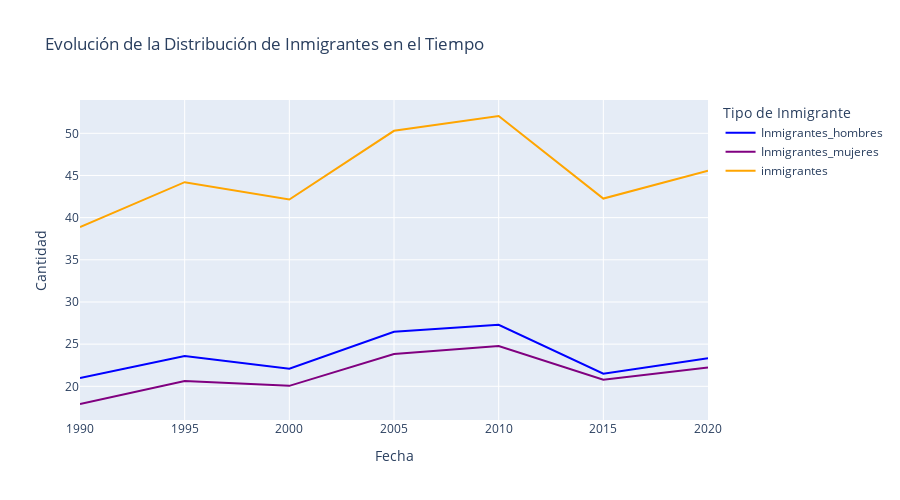

Write notebook code for a chart like this one.
### Code cell
import plotly.express as px

# Supongamos que tu DataFrame se llama df

# Crear el gráfico de líneas
fig_line = px.line(dataframe, x='Fecha', y=['Inmigrantes_hombres', 'Inmigrantes_mujeres', 'inmigrantes'],
                   color_discrete_sequence=['blue', 'purple', 'orange'],
                   title='Evolución de la Distribución de Inmigrantes en el Tiempo',
                   labels={'value': 'Cantidad', 'variable': 'Tipo de Inmigrante'},
                   height=500)

# Mostrar el gráfico
fig_line.show()

### Figure 1 — Plotly figure (JSON) as saved in the notebook; plotly's stock layout.template omitted (floating-point values rounded to 4 significant figures)
{"data": [{"hovertemplate": "Tipo de Inmigrante=Inmigrantes_hombres<br>Fecha=%{x}<br>Cantidad=%{y}<extra></extra>", "legendgroup": "Inmigrantes_hombres", "line": {"color": "blue", "dash": "solid"}, "marker": {"symbol": "circle"}, "mode": "lines", "name": "Inmigrantes_hombres", "orientation": "v", "showlegend": true, "type": "scatter", "x": [2020, 2015, 2010, 2005, 2000, 1995, 1990], "xaxis": "x", "y": [23.33, 21.48, 27.29, 26.47, 22.09, 23.59, 20.99], "yaxis": "y"}, {"hovertemplate": "Tipo de Inmigrante=Inmigrantes_mujeres<br>Fecha=%{x}<br>Cantidad=%{y}<extra></extra>", "legendgroup": "Inmigrantes_mujeres", "line": {"color": "purple", "dash": "solid"}, "marker": {"symbol": "circle"}, "mode": "lines", "name": "Inmigrantes_mujeres", "orientation": "v", "showlegend": true, "type": "scatter", "x": [2020, 2015, 2010, 2005, 2000, 1995, 1990], "xaxis": "x", "y": [22.24, 20.78, 24.77, 23.83, 20.05, 20.62, 17.9], "yaxis": "y"}, {"hovertemplate": "Tipo de Inmigrante=inmigrantes<br>Fecha=%{x}<br>Cantidad=%{y}<extra></extra>", "legendgroup": "inmigrantes", "line": {"color": "orange", "dash": "solid"}, "marker": {"symbol": "circle"}, "mode": "lines", "name": "inmigrantes", "orientation": "v", "showlegend": true, "type": "scatter", "x": [2020, 2015, 2010, 2005, 2000, 1995, 1990], "xaxis": "x", "y": [45.57, 42.26, 52.05, 50.3, 42.15, 44.21, 38.89], "yaxis": "y"}], "layout": {"height": 500, "legend": {"title": {"text": "Tipo de Inmigrante"}, "tracegroupgap": 0}, "title": {"text": "Evolución de la Distribución de Inmigrantes en el Tiempo"}, "xaxis": {"anchor": "y", "domain": [0, 1], "title": {"text": "Fecha"}}, "yaxis": {"anchor": "x", "domain": [0, 1], "title": {"text": "Cantidad"}}}}
